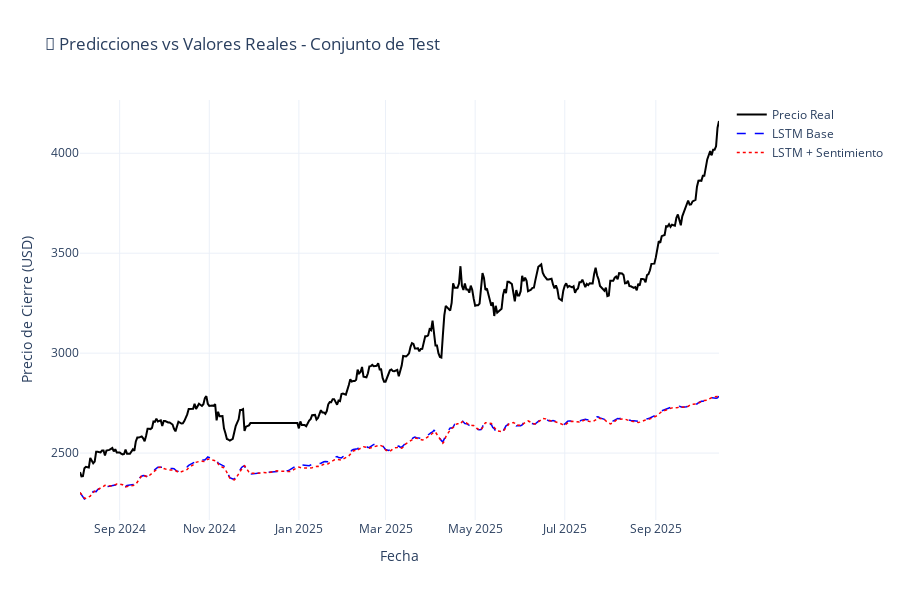

Notebook source saved alongside this figure:
### Markdown cell above
---

## 1️⃣2️⃣ Visualización de Predicciones

### Code cell
# Obtener fechas del test set (ajustadas por seq_length)
test_dates = df_test.index[SEQ_LENGTH:]

# Gráfico comparativo
fig = go.Figure()

# Valores reales
fig.add_trace(go.Scatter(
    x=test_dates,
    y=y_test_real.flatten(),
    mode='lines',
    name='Precio Real',
    line=dict(color='black', width=2)
))

# Predicciones modelo base
fig.add_trace(go.Scatter(
    x=test_dates,
    y=y_pred_base.flatten(),
    mode='lines',
    name='LSTM Base',
    line=dict(color='blue', width=1.5, dash='dash')
))

# Predicciones modelo con sentimiento
fig.add_trace(go.Scatter(
    x=test_dates,
    y=y_pred_sent.flatten(),
    mode='lines',
    name='LSTM + Sentimiento',
    line=dict(color='red', width=1.5, dash='dot')
))

fig.update_layout(
    title='🔮 Predicciones vs Valores Reales - Conjunto de Test',
    xaxis_title='Fecha',
    yaxis_title='Precio de Cierre (USD)',
    template='plotly_white',
    height=600,
    hovermode='x unified'
)

fig.show()

### Figure 1 — Plotly figure (JSON) as saved in the notebook; plotly's stock layout.template omitted (floating-point values rounded to 4 significant figures; data arrays with more than 128 entries replaced by an {"elided": "..."} marker saying what was removed)
{"data": [{"line": {"color": "black", "width": 2}, "mode": "lines", "name": "Precio Real", "type": "scatter", "x": {"elided": "389 str values"}, "y": {"elided": "389 float values"}}, {"line": {"color": "blue", "dash": "dash", "width": 1.5}, "mode": "lines", "name": "LSTM Base", "type": "scatter", "x": {"elided": "389 str values"}, "y": {"elided": "389 float values"}}, {"line": {"color": "red", "dash": "dot", "width": 1.5}, "mode": "lines", "name": "LSTM + Sentimiento", "type": "scatter", "x": {"elided": "389 str values"}, "y": {"elided": "389 float values"}}], "layout": {"height": 600, "hovermode": "x unified", "title": {"text": "🔮 Predicciones vs Valores Reales - Conjunto de Test"}, "xaxis": {"title": {"text": "Fecha"}}, "yaxis": {"title": {"text": "Precio de Cierre (USD)"}}}}
